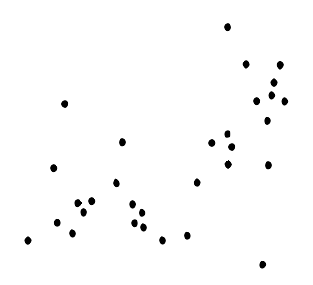
#> input picture image_process/06_final.png, 313 x 285 px
$ python extractor.py   (older library calls are emulated)
#> lines starting #> are read from the running program, lines starting #| are printed output that depends on the picture; after the words box and inside, x2 and y2 are one past the last pixel; in counts of white or black regions, pixels touching at a corner belong together
#!/usr/bin/env python3
"""A Python script to extract the point coordinates from the comic.
"""

import numpy as np

from matplotlib import pyplot as plt
from scipy import ndimage

def main():
    """Do the main processing.
    """
    # Load image
    image_raw = plt.imread('image_process/06_final.png')
#> image_raw is the input picture: shape (285, 313, 4) float32; mean R, G, B, A 0.00282, 0.00282, 0.00282, 0.0142
    # Convert to binary to make finding easier - via alpha threshold
    image_bin = np.array([np.array(
        [1 if pixel[-1] > 0.5 else 0 for pixel in row])
                          for row in image_raw])
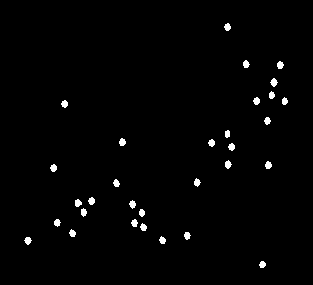
#> image_bin: shape (285, 313) int64; values 0 (black) and 1 (white), 1.4% white; 31 white regions, largest, box (x1, y1, x2, y2) and area: (270, 78, 278, 87) 44, (277, 61, 284, 69) 42, (119, 138, 126, 146) 42
    # Initialize variables
    height = len(image_bin)
#> height = 285
    points = []
    # Filter grouped pixels
    structure = np.ones((3, 3), dtype=np.int)
    labeled, component_count = ndimage.measurements.label(image_bin, structure)
#> labeled: shape (285, 313) int32; 32 distinct labels, from 0 to 31
#> component_count = 31
    # Compute center of mass
    for label in range(1, component_count + 1):
        matches = np.argwhere(labeled == label)
        center_of_mass = np.sum(matches, axis=0) / len(matches)
        points.append(center_of_mass)
#> this loop made 31 passes
#> center_of_mass on passes 1 to 12: [26.62, 227.1], [63.75, 245.7], [64.67, 279.8], [82, 273.5], [94.81, 271.3], [100.6, 256.2], [100.8, 284.3], [103.5, 64.2], [120.4, 267], [133.5, 227], [141.7, 121.9], [142.5, 211.2]
#> after the loop, points = 31 pairs, first value 26.62 to 264.1, second value 27.5 to 284.3
    # Generate CSV
    csv = ''
    for line in points:
        x = line[1]
        # Mirror the coordinates so it is not counting from the top left but
        # The bottom left as in the comic
        y = height - line[0]
        csv += f'{x:.1f},{y:.1f}\n'
#> this loop made 31 passes
#> (line, x, y) on passes 1 to 12: ([26.62, 227.1], 227.1, 258.4), ([63.75, 245.7], 245.7, 221.2), ([64.67, 279.8], 279.8, 220.3), ([82, 273.5], 273.5, 203), ([94.81, 271.3], 271.3, 190.2), ([100.6, 256.2], 256.2, 184.4), ([100.8, 284.3], 284.3, 184.2), ([103.5, 64.2], 64.2, 181.5), ([120.4, 267], 267, 164.6), ([133.5, 227], 227, 151.5), ([141.7, 121.9], 121.9, 143.3), ([142.5, 211.2], 211.2, 142.5)
    # Plot
    plt.imshow(labeled)
    plt.scatter(*reversed(list(zip(*points))), 4, '0')
    # Output
    plt.savefig('image_process/07_mapped.png')
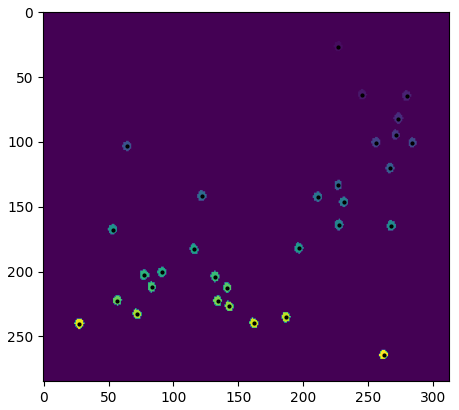
#> figure drawn by matplotlib, 1 panel
    with open('points.csv', 'w') as f:
        f.write(csv)
    plt.show()

if __name__ == '__main__':
    main()
